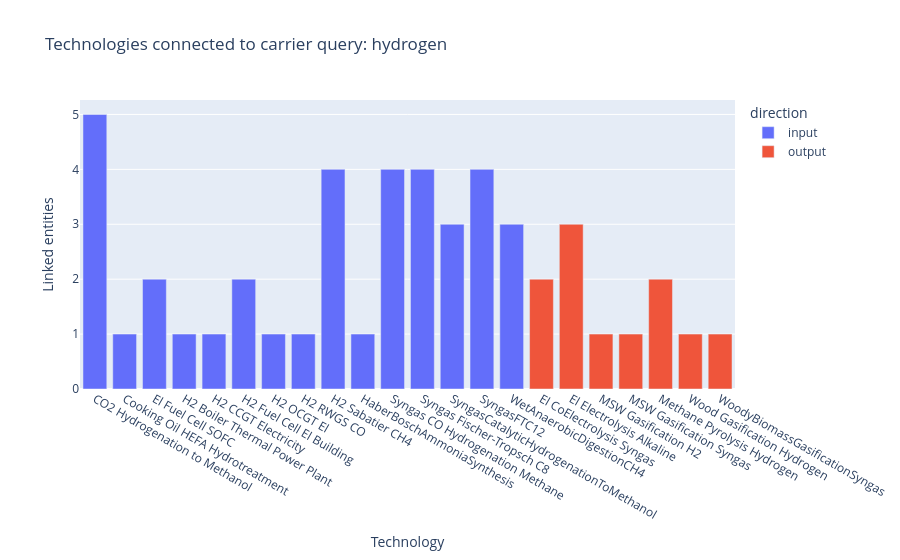

Notebook cell for this chart:
### Markdown cell above
### Step 5B: Run The Carrier Analysis

What this step does:
- filters the carrier table using your carrier query
- shows all matching carrier rows first
- groups them into a simpler technology-level summary
- plots how many linked entities are connected to the carrier on the input or output side

Instruction:
- Run the next cell.
- Use the first table to show the raw evidence.
- Use the second table and chart to present the simplified story.

### Code cell
# Prepare the carrier slice used in the detailed table and chart below.
carrier_analysis = prepare_carrier_analysis(carriers_df, carrier_query)

matched_carriers = carrier_analysis["matched_carriers"]
technology_by_carrier = carrier_analysis["technology_by_carrier"]

display(
    matched_carriers[
        [
            "linked_entity_id",
            "tech_id",
            "tech_name",
            "process_id",
            "process_name",
            "reference_year",
            "direction",
            "carrier_id",
            "carrier_name",
            "carrier_type",
            "share",
            "unit",
        ]
    ].sort_values(["direction", "tech_name", "reference_year"])
)

display(technology_by_carrier)

px.bar(
    technology_by_carrier,
    x="tech_name",
    y="linked_entities",
    color="direction",
    hover_data=["process_name", "first_year", "last_year"],
    title=f"Technologies connected to carrier query: {carrier_query}",
    labels={"tech_name": "Technology", "linked_entities": "Linked entities"},
).show()

### Figure 1 — Plotly figure (JSON) as saved in the notebook; plotly's stock layout.template omitted (floating-point values rounded to 4 significant figures)
{"data": [{"customdata": [["Methanol Synthesis", 2025, 2050], ["SAF Production via Hydrotreatment of Used Cooking Oil and Animal Fat", 2025, 2025], ["Methane-Fueled Fuel Cell Electricity and Heat Generation", 2040, 2050], ["Hydrogen-Fueled Boiler", 2050, 2050], ["Methane-Fueled CCGT with CCS Electricity Generation", 2050, 2050], ["Methane-Fueled Fuel Cell Electricity and Heat Generation", 2040, 2050], ["Methane-Fueled Open Cycle Gas Turbine Electricity Generation", 2050, 2050], ["Reverse Water Gas Shift", 2030, 2030], ["Sabatier Reactor", 2025, 2050], ["Ammonia Synthesis (Haber–Bosch Process)", 2050, 2050], ["Sabatier Reactor", 2025, 2050], ["Fischer-Tropsch Hydrocarbon Synthesis", 2025, 2050], ["Methanol Synthesis", 2030, 2050], ["Fischer-Tropsch Hydrocarbon Synthesis", 2025, 2050], ["Anaerobic Digestion with Gas Upgrading", 2030, 2050]], "hovertemplate": "direction=input<br>Technology=%{x}<br>Linked entities=%{y}<br>process_name=%{customdata[0]}<br>first_year=%{customdata[1]}<br>last_year=%{customdata[2]}<extra></extra>", "legendgroup": "input", "marker": {"color": "#636efa", "pattern": {"shape": ""}}, "name": "input", "orientation": "v", "showlegend": true, "textposition": "auto", "type": "bar", "x": ["CO2 Hydrogenation to Methanol", "Cooking Oil HEFA Hydrotreatment", "El Fuel Cell SOFC", "H2 Boiler Thermal Power Plant", "H2 CCGT Electricity", "H2 Fuel Cell El Building", "H2 OCGT El", "H2 RWGS CO", "H2 Sabatier CH4", "HaberBoschAmmoniaSynthesis", "Syngas CO Hydrogenation Methane", "Syngas Fischer-Tropsch C8", "SyngasCatalyticHydrogenationToMethanol", "SyngasFTC12", "WetAnaerobicDigestionCH4"], "xaxis": "x", "y": [5, 1, 2, 1, 1, 2, 1, 1, 4, 1, 4, 4, 3, 4, 3], "yaxis": "y"}, {"customdata": [["High-Temperature Co-Electrolysis of CO₂ and H₂O to Syngas", 2030, 2050], ["Hydrogen Production via Alkaline Electrolysis", 2030, 2050], ["Municipal Solid Waste Gasification to Syngas", 2030, 2030], ["Municipal Solid Waste Gasification to Syngas", 2030, 2030], ["Methane Pyrolysis", 2030, 2050], ["Municipal Solid Waste Gasification to Syngas", 2030, 2030], ["Municipal Solid Waste Gasification to Syngas", 2030, 2030]], "hovertemplate": "direction=output<br>Technology=%{x}<br>Linked entities=%{y}<br>process_name=%{customdata[0]}<br>first_year=%{customdata[1]}<br>last_year=%{customdata[2]}<extra></extra>", "legendgroup": "output", "marker": {"color": "#EF553B", "pattern": {"shape": ""}}, "name": "output", "orientation": "v", "showlegend": true, "textposition": "auto", "type": "bar", "x": ["El CoElectrolysis Syngas", "El Electrolysis Alkaline", "MSW Gasification H2", "MSW Gasification Syngas", "Methane Pyrolysis Hydrogen", "Wood Gasification Hydrogen", "WoodyBiomassGasificationSyngas"], "xaxis": "x", "y": [2, 3, 1, 1, 2, 1, 1], "yaxis": "y"}], "layout": {"barmode": "relative", "legend": {"title": {"text": "direction"}, "tracegroupgap": 0}, "title": {"text": "Technologies connected to carrier query: hydrogen"}, "xaxis": {"anchor": "y", "domain": [0, 1], "title": {"text": "Technology"}}, "yaxis": {"anchor": "x", "domain": [0, 1], "title": {"text": "Linked entities"}}}}
